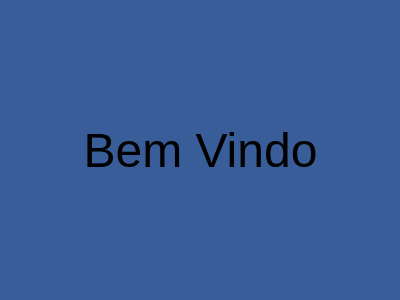
<?xml version="1.0" encoding="UTF-8"?>
<ui version="4.0">
 <class>Dialog</class>
 <widget class="QDialog" name="Dialog">
  <property name="geometry">
   <rect>
    <x>0</x>
    <y>0</y>
    <width>400</width>
    <height>300</height>
   </rect>
  </property>
  <property name="windowTitle">
   <string>Dialog</string>
  </property>
  <property name="styleSheet">
   <string notr="true">background-color: rgb(56, 93, 153);</string>
  </property>
  <widget class="QLabel" name="label">
   <property name="geometry">
    <rect>
     <x>10</x>
     <y>100</y>
     <width>381</width>
     <height>101</height>
    </rect>
   </property>
   <property name="font">
    <font>
     <pointsize>36</pointsize>
    </font>
   </property>
   <property name="layoutDirection">
    <enum>Qt::LeftToRight</enum>
   </property>
   <property name="text">
    <string>Bem Vindo</string>
   </property>
   <property name="alignment">
    <set>Qt::AlignCenter</set>
   </property>
  </widget>
 </widget>
 <resources/>
 <connections/>
</ui>
